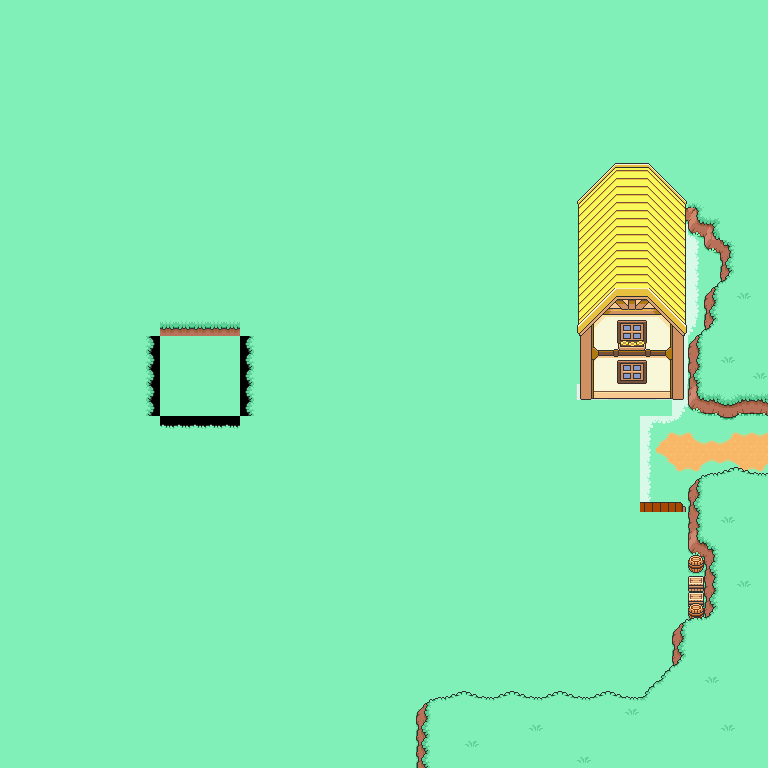

This is a level from a 2D game, rendered from its Tiled map with the project's own tilesets. A one-line summary and the map file follow, with tile-layer data summarised:
An orthogonal 48x48 tile map with 16x16 px tiles, 2 tile layers (Ground, Hills) and 23 objects.

<map version="1.0" tiledversion="1.1.5" orientation="orthogonal" renderorder="right-down" width="48" height="48" tilewidth="16" tileheight="16" infinite="0" nextobjectid="56">
 <tileset firstgid="1" name="Tazmily" tilewidth="16" tileheight="16" tilecount="1936" columns="8">
  <image source="fulltileset.PNG" trans="ff00ff" width="128" height="3872" />
 </tileset>
 <layer name="Ground" width="48" height="48">
  <data>[2304 cells, 2304 non-empty, 37 distinct tile ids]</data>
 </layer>
 <layer name="Hills" width="48" height="48">
  <data>[2304 cells, 315 non-empty, 83 distinct tile ids]</data>
 </layer>
 <objectgroup name="BoxCollisions">
  <object id="2" x="576" y="208" width="112" height="192" />
  <object id="5" x="688" y="480" width="16" height="144" />
  <object id="8" x="656" y="688" width="32" height="16" />
  <object id="12" x="672" y="624" width="16" height="64" />
  <object id="13" x="704" y="480" width="64" height="16" />
  <object id="14" x="688" y="400" width="80" height="16" />
  <object id="15" x="688" y="336" width="16" height="64" />
  <object id="16" x="704" y="288" width="16" height="48" />
  <object id="17" x="720" y="240" width="16" height="48" />
  <object id="18" x="704" y="224" width="16" height="32" />
  <object id="19" x="688" y="208" width="16" height="32" />
  <object id="20" x="416" y="704" width="16" height="64" />
  <object id="22" x="432" y="704" width="224" height="16" />
  <object id="25" x="144" y="336" width="16" height="80" />
  <object id="26" x="160" y="416" width="80" height="16" />
  <object id="28" x="240" y="336" width="16" height="80" />
  <object id="29" x="160" y="320" width="80" height="16" />
 </objectgroup>
 <objectgroup name="Triangles">
  <object id="24" x="577.636" y="201.818">
   <polygon points="0,0 37.6364,-38.1818 70.9091,-38.1818 109.091,0.181818" />
  </object>
  <object id="30" x="576" y="400">
   <polygon points="0,0 -48,-48 0,-96" />
  </object>
  <object id="50" x="240" y="432">
   <polygon points="0,0 16,-16 0,-16" />
  </object>
  <object id="51" x="144" y="416">
   <polygon points="0,0 16,16 16,0" />
  </object>
  <object id="53" x="144" y="336">
   <polygon points="0,0 16,-16 16,0" />
  </object>
  <object id="54" x="240" y="320">
   <polygon points="0,0 16,16 0,16" />
  </object>
 </objectgroup>
</map>
